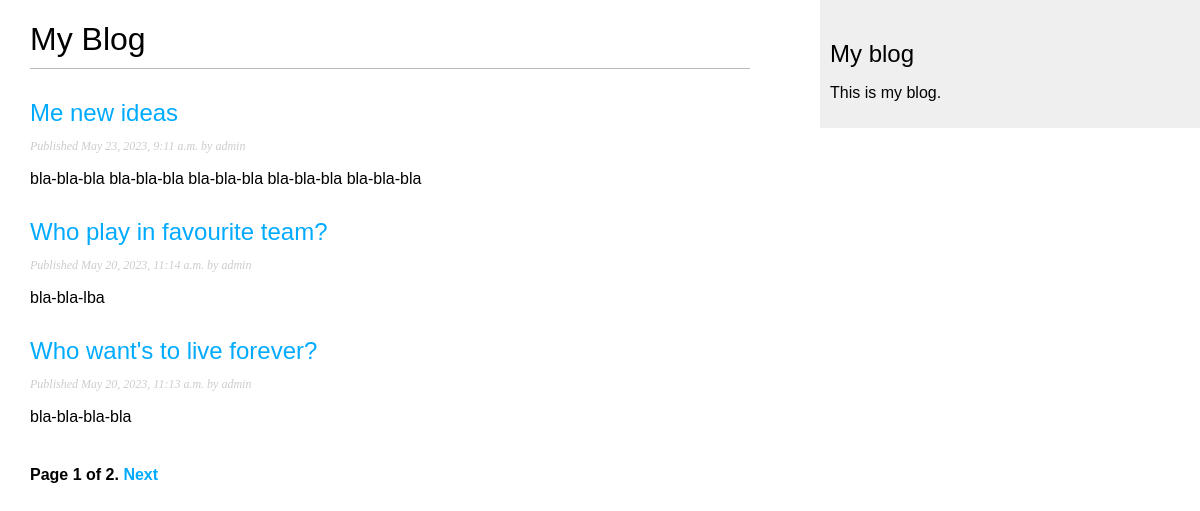
Screenshot of /blog/ with the database file from the repository.
### blog/models.py (models this page shows, shortened)
class Post(models.Model):
    class Status(models.TextChoices):
        DRAFT = 'DF', 'Draft'
        PUBLISHED = 'PB', 'Published'
    title = models.CharField(max_length=250)
    slug = models.SlugField(
        max_length=250, unique_for_date='publish'
    )  # уникальное значение поля slug для определенной даты
    body = models.TextField()
    publish = models.DateTimeField(default=timezone.now)
    created = models.DateTimeField(auto_now_add=True)
    updated = models.DateTimeField(auto_now=True)
    status = models.CharField(max_length=2,
                              choices=Status.choices,
                              default=Status.DRAFT)
    author = models.ForeignKey(User,
                               on_delete=models.CASCADE,
                               related_name='blog_posts')
    objects = models.Manager()
    published = PublishedManager()
    class Meta:
        ordering = ['-publish']
        indexes = [
            models.Index(fields=['-publish']),
        ]
    def get_absolute_url(self):
        return reverse('blog:post_details',
                       args=[
                           self.publish.year, self.publish.month,
                           self.publish.day, self.slug
                       ])

### blog/views.py (the view)
# urls.py: path('', views.PostListView.as_view(), name='post_list'),
class PostListView(ListView):
    queryset = Post.published.all()
    context_object_name = 'posts'
    paginate_by = 3
    template_name = 'blog/post/list.html'

### blog/templates/blog/post/list.html (shortened to what this page needs)
{% extends 'blog/base.html' %}
{% block content %}
  <h1>My Blog</h1>
  {% for post in posts %}
    <h2><a href="{{ post.get_absolute_url }}">{{ post.title }}</a></h2>
    <p class="date">Published {{ post.publish }} by {{ post.author }}</p>
    {{ post.body|truncatewords:30|linebreaks }}
  {% endfor %}
  {% include "pagination.html" with page=page_obj %}
{% endblock %}

### blog/static/css/blog.css (style rules this page uses)
body { margin:0; padding:0; font-family:helvetica, sans-serif; }
a { color:#00abff; text-decoration:none; }
h1 { font-weight:normal; border-bottom:1px solid #bbb; padding:0 0 10px 0; }
h2 { font-weight:normal; margin:30px 0 0; }
p.date { color:#ccc; font-family: georgia, serif; font-size: 12px; font-style: italic; }

### rows the page displays
Post: title "Me new ideas", publish "May 23, 2023, 9:11 a.m.", author "admin", body "bla-bla-bla bla-bla-bla bla-bla-bla bla-bla-bla bla-bla-bla"
Post: title "Who play in favourite team?", publish "May 20, 2023, 11:14 a.m.", author "admin", body "bla-bla-lba"
Post: title "Who want's to live forever?", publish "May 20, 2023, 11:13 a.m.", author "admin", body "bla-bla-bla-bla"

### other values shown
{{ page.number }} "1"
{{ page.paginator.num_pages }} "2"
